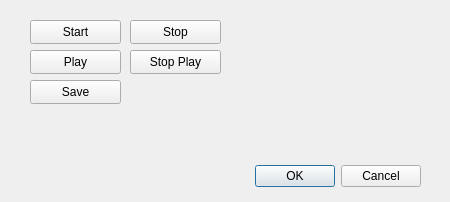
<?xml version="1.0" encoding="UTF-8"?>
<ui version="4.0">
 <class>PaRecorder</class>
 <widget class="QDialog" name="PaRecorder">
  <property name="geometry">
   <rect>
    <x>0</x>
    <y>0</y>
    <width>450</width>
    <height>202</height>
   </rect>
  </property>
  <property name="windowTitle">
   <string>Dialog</string>
  </property>
  <widget class="QDialogButtonBox" name="buttonBox">
   <property name="geometry">
    <rect>
     <x>80</x>
     <y>160</y>
     <width>341</width>
     <height>32</height>
    </rect>
   </property>
   <property name="orientation">
    <enum>Qt::Horizontal</enum>
   </property>
   <property name="standardButtons">
    <set>QDialogButtonBox::Cancel|QDialogButtonBox::Ok</set>
   </property>
  </widget>
  <widget class="QPushButton" name="Start">
   <property name="geometry">
    <rect>
     <x>30</x>
     <y>20</y>
     <width>91</width>
     <height>24</height>
    </rect>
   </property>
   <property name="text">
    <string>Start</string>
   </property>
  </widget>
  <widget class="QPushButton" name="Stop">
   <property name="geometry">
    <rect>
     <x>130</x>
     <y>20</y>
     <width>91</width>
     <height>24</height>
    </rect>
   </property>
   <property name="text">
    <string>Stop</string>
   </property>
  </widget>
  <widget class="QPushButton" name="Play">
   <property name="geometry">
    <rect>
     <x>30</x>
     <y>50</y>
     <width>91</width>
     <height>24</height>
    </rect>
   </property>
   <property name="text">
    <string>Play</string>
   </property>
  </widget>
  <widget class="QPushButton" name="StopPlay">
   <property name="geometry">
    <rect>
     <x>130</x>
     <y>50</y>
     <width>91</width>
     <height>24</height>
    </rect>
   </property>
   <property name="text">
    <string>Stop Play</string>
   </property>
  </widget>
  <widget class="QPushButton" name="Save">
   <property name="geometry">
    <rect>
     <x>30</x>
     <y>80</y>
     <width>91</width>
     <height>24</height>
    </rect>
   </property>
   <property name="text">
    <string>Save</string>
   </property>
  </widget>
 </widget>
 <resources/>
 <connections>
  <connection>
   <sender>buttonBox</sender>
   <signal>accepted()</signal>
   <receiver>PaRecorder</receiver>
   <slot>accept()</slot>
   <hints>
    <hint type="sourcelabel">
     <x>248</x>
     <y>254</y>
    </hint>
    <hint type="destinationlabel">
     <x>157</x>
     <y>274</y>
    </hint>
   </hints>
  </connection>
  <connection>
   <sender>buttonBox</sender>
   <signal>rejected()</signal>
   <receiver>PaRecorder</receiver>
   <slot>reject()</slot>
   <hints>
    <hint type="sourcelabel">
     <x>316</x>
     <y>260</y>
    </hint>
    <hint type="destinationlabel">
     <x>286</x>
     <y>274</y>
    </hint>
   </hints>
  </connection>
 </connections>
</ui>
